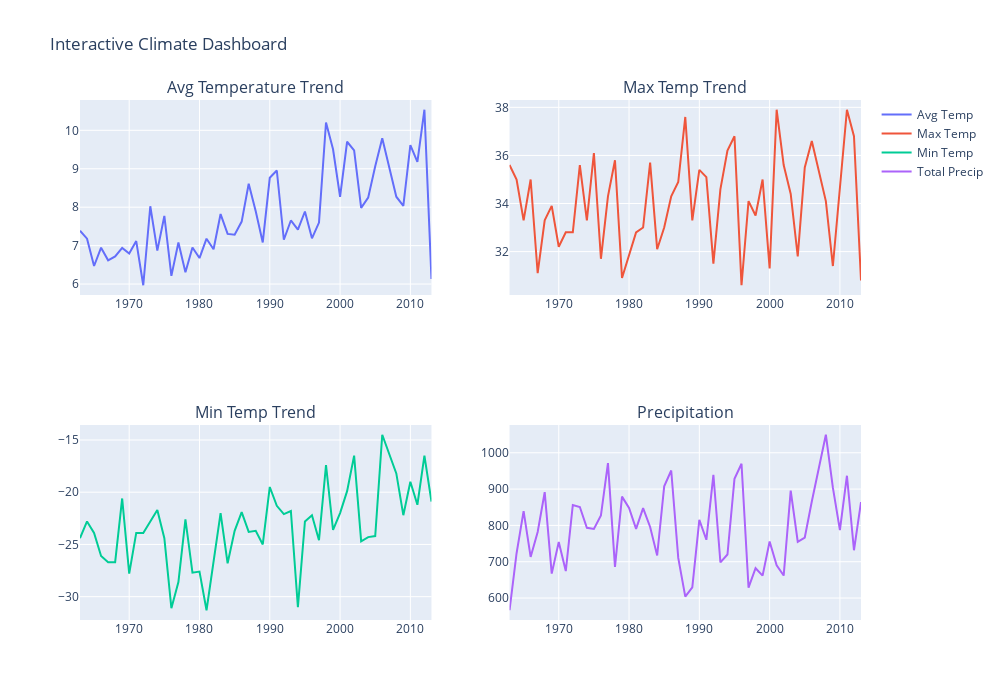

This figure's notebook cell:
### Code cell
# --------------------------------------------------
# 4) 2x2 Interactive Climate Dashboard (like your code)
# --------------------------------------------------
fig2 = sp.make_subplots(
    rows=2,
    cols=2,
    subplot_titles=(
        "Avg Temperature Trend",
        "Max Temp Trend",
        "Min Temp Trend",
        "Precipitation"
    )
)

# Avg temp
fig2.add_trace(
    go.Scatter(x=df["year"], y=df["avg_mean_temp"], name="Avg Temp"),
    row=1, col=1
)

# Max temp
fig2.add_trace(
    go.Scatter(x=df["year"], y=df["max_val"], name="Max Temp"),
    row=1, col=2
)

# Min temp
fig2.add_trace(
    go.Scatter(x=df["year"], y=df["min_val"], name="Min Temp"),
    row=2, col=1
)

# Precipitation
fig2.add_trace(
    go.Scatter(x=df["year"], y=df["total_precip"], name="Total Precip"),
    row=2, col=2
)

fig2.update_layout(
    height=700,
    width=1000,
    title="Interactive Climate Dashboard"
)
fig2.show()

### Figure 1 — Plotly figure (JSON) as saved in the notebook; plotly's stock layout.template omitted (floating-point values rounded to 4 significant figures)
{"data": [{"name": "Avg Temp", "type": "scatter", "x": [1963, 1964, 1965, 1966, 1967, 1968, 1969, 1970, 1971, 1972, 1973, 1974, 1975, 1976, 1977, 1978, 1979, 1980, 1981, 1982, 1983, 1984, 1985, 1986, 1987, 1988, 1989, 1990, 1991, 1992, 1993, 1994, 1995, 1996, 1997, 1998, 1999, 2000, 2001, 2002, 2003, 2004, 2005, 2006, 2008, 2009, 2010, 2011, 2012, 2013], "xaxis": "x", "y": [7.388, 7.182, 6.47, 6.946, 6.619, 6.72, 6.94, 6.796, 7.119, 5.969, 8.025, 6.871, 7.771, 6.213, 7.081, 6.306, 6.952, 6.677, 7.18, 6.907, 7.822, 7.306, 7.286, 7.626, 8.61, 7.894, 7.084, 8.765, 8.954, 7.153, 7.654, 7.419, 7.888, 7.191, 7.599, 10.2, 9.508, 8.272, 9.703, 9.477, 7.984, 8.249, 9.067, 9.792, 8.272, 8.033, 9.613, 9.179, 10.54, 6.134], "yaxis": "y"}, {"name": "Max Temp", "type": "scatter", "x": [1963, 1964, 1965, 1966, 1967, 1968, 1969, 1970, 1971, 1972, 1973, 1974, 1975, 1976, 1977, 1978, 1979, 1980, 1981, 1982, 1983, 1984, 1985, 1986, 1987, 1988, 1989, 1990, 1991, 1992, 1993, 1994, 1995, 1996, 1997, 1998, 1999, 2000, 2001, 2002, 2003, 2004, 2005, 2006, 2008, 2009, 2010, 2011, 2012, 2013], "xaxis": "x2", "y": [35.6, 35.0, 33.3, 35.0, 31.1, 33.3, 33.9, 32.2, 32.8, 32.8, 35.6, 33.3, 36.1, 31.7, 34.3, 35.8, 30.9, 31.9, 32.8, 33.0, 35.7, 32.1, 33.0, 34.3, 34.9, 37.6, 33.3, 35.4, 35.1, 31.5, 34.6, 36.2, 36.8, 30.6, 34.1, 33.5, 35.0, 31.3, 37.9, 35.6, 34.4, 31.8, 35.5, 36.6, 34.1, 31.4, 34.5, 37.9, 36.8, 30.8], "yaxis": "y2"}, {"name": "Min Temp", "type": "scatter", "x": [1963, 1964, 1965, 1966, 1967, 1968, 1969, 1970, 1971, 1972, 1973, 1974, 1975, 1976, 1977, 1978, 1979, 1980, 1981, 1982, 1983, 1984, 1985, 1986, 1987, 1988, 1989, 1990, 1991, 1992, 1993, 1994, 1995, 1996, 1997, 1998, 1999, 2000, 2001, 2002, 2003, 2004, 2005, 2006, 2008, 2009, 2010, 2011, 2012, 2013], "xaxis": "x3", "y": [-24.4, -22.8, -23.9, -26.1, -26.7, -26.7, -20.6, -27.8, -23.9, -23.9, -22.8, -21.7, -24.4, -31.1, -28.6, -22.6, -27.7, -27.6, -31.3, -26.4, -22.0, -26.8, -23.7, -21.9, -23.8, -23.7, -25.0, -19.5, -21.3, -22.1, -21.8, -31.0, -22.8, -22.2, -24.6, -17.4, -23.6, -22.0, -19.9, -16.5, -24.7, -24.3, -24.2, -14.5, -18.2, -22.2, -19.0, -21.2, -16.5, -20.9], "yaxis": "y3"}, {"name": "Total Precip", "type": "scatter", "x": [1963, 1964, 1965, 1966, 1967, 1968, 1969, 1970, 1971, 1972, 1973, 1974, 1975, 1976, 1977, 1978, 1979, 1980, 1981, 1982, 1983, 1984, 1985, 1986, 1987, 1988, 1989, 1990, 1991, 1992, 1993, 1994, 1995, 1996, 1997, 1998, 1999, 2000, 2001, 2002, 2003, 2004, 2005, 2006, 2008, 2009, 2010, 2011, 2012, 2013], "xaxis": "x4", "y": [566.4, 723.4, 839.2, 713.2, 782.1, 891.4, 667.3, 754.3, 674.2, 856.2, 850.7, 793.3, 790.1, 827.6, 971.3, 686.0, 879.2, 847.9, 790.3, 847.4, 795.6, 717.4, 907.7, 951.2, 710.6, 604.0, 629.6, 815.3, 760.4, 939.4, 698.3, 719.8, 928.1, 969.8, 628.6, 682.1, 661.8, 755.7, 690.4, 661.9, 895.6, 755.0, 766.7, 865.7, 1050.0, 904.0, 787.2, 936.8, 731.6, 864.1], "yaxis": "y4"}], "layout": {"annotations": [{"font": {"size": 16}, "showarrow": false, "text": "Avg Temperature Trend", "x": 0.225, "xanchor": "center", "xref": "paper", "y": 1, "yanchor": "bottom", "yref": "paper"}, {"font": {"size": 16}, "showarrow": false, "text": "Max Temp Trend", "x": 0.775, "xanchor": "center", "xref": "paper", "y": 1, "yanchor": "bottom", "yref": "paper"}, {"font": {"size": 16}, "showarrow": false, "text": "Min Temp Trend", "x": 0.225, "xanchor": "center", "xref": "paper", "y": 0.375, "yanchor": "bottom", "yref": "paper"}, {"font": {"size": 16}, "showarrow": false, "text": "Precipitation", "x": 0.775, "xanchor": "center", "xref": "paper", "y": 0.375, "yanchor": "bottom", "yref": "paper"}], "height": 700, "title": {"text": "Interactive Climate Dashboard"}, "width": 1000, "xaxis": {"anchor": "y", "domain": [0, 0.45]}, "xaxis2": {"anchor": "y2", "domain": [0.55, 1]}, "xaxis3": {"anchor": "y3", "domain": [0, 0.45]}, "xaxis4": {"anchor": "y4", "domain": [0.55, 1]}, "yaxis": {"anchor": "x", "domain": [0.625, 1]}, "yaxis2": {"anchor": "x2", "domain": [0.625, 1]}, "yaxis3": {"anchor": "x3", "domain": [0, 0.375]}, "yaxis4": {"anchor": "x4", "domain": [0, 0.375]}}}
